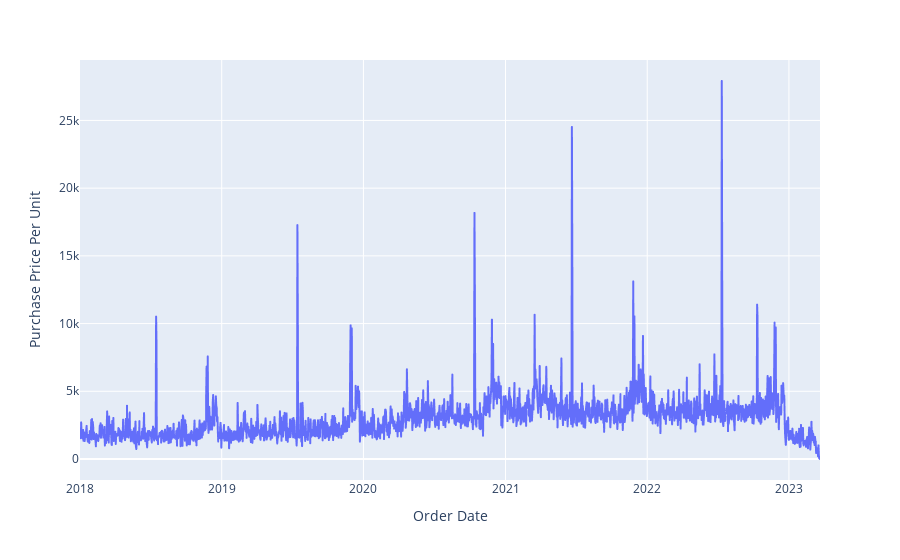

Write notebook code for a chart like this one.
### Markdown cell above
# Specify and Prepare the Model Type

### Code cell
#Exponential Smoothing
from statsmodels.tsa.api import ExponentialSmoothing
from statsmodels.tsa.api import SimpleExpSmoothing
import plotly_express as px

px.line(aggregated_data, x='Order Date', y='Purchase Price Per Unit')

### Figure 1 — Plotly figure (JSON) as saved in the notebook; plotly's stock layout.template omitted (floating-point values rounded to 4 significant figures; data arrays with more than 128 entries replaced by an {"elided": "..."} marker saying what was removed)
{"data": [{"hovertemplate": "Order Date=%{x}<br>Purchase Price Per Unit=%{y}<extra></extra>", "legendgroup": "", "line": {"color": "#636efa", "dash": "solid"}, "marker": {"symbol": "circle"}, "mode": "lines", "name": "", "showlegend": false, "type": "scattergl", "x": {"elided": "1907 str values"}, "xaxis": "x", "y": {"elided": "1907 float values"}, "yaxis": "y"}], "layout": {"legend": {"tracegroupgap": 0}, "margin": {"t": 60}, "xaxis": {"anchor": "y", "domain": [0, 1], "title": {"text": "Order Date"}}, "yaxis": {"anchor": "x", "domain": [0, 1], "title": {"text": "Purchase Price Per Unit"}}}}
